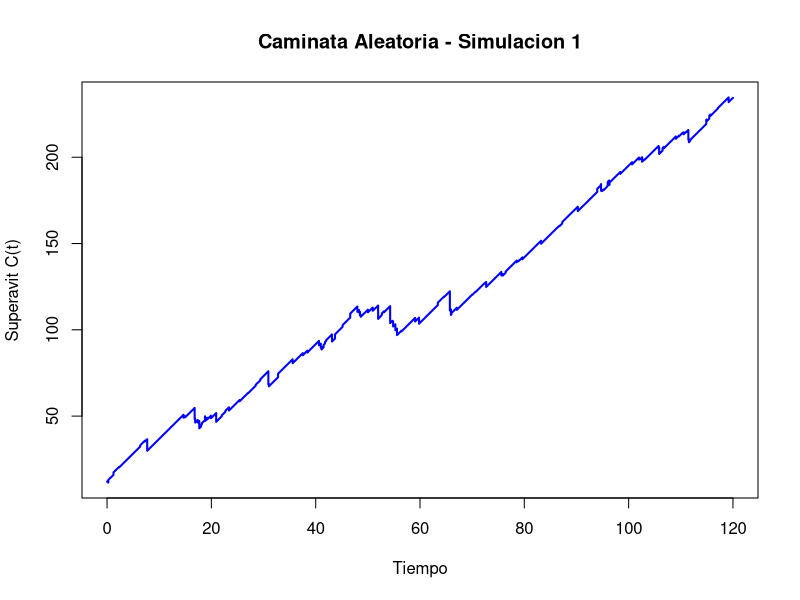
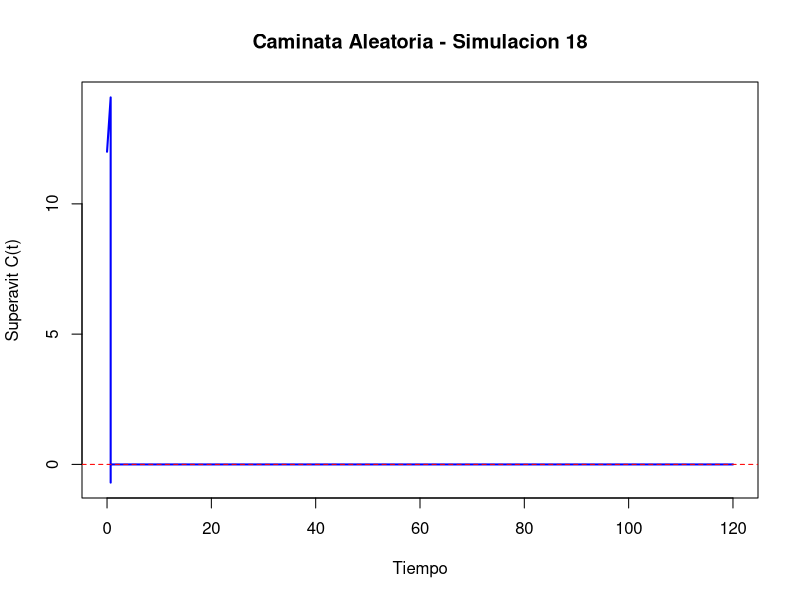

Generate these figures, in order, with R: (Note: a time limit stopped this script after it produced the figures.)
set.seed(89)  # para reproducibilidad

### MODELO ###

# PARTE II: Explorar diferentes procesos de frecuencia
# Log-normal (Proceso de Renovacion)

## Parametros generales del modelo
u <- 12 # capital inicial
c <- 3 # tasa de ingreso de primas por unidad de tiempo
Tmax <- 120 # tiempo total a simular
nsim <- 10000 # Numero de simulaciones para Monte Carlo

## Parametros de frecuencia
# Parametros de la distribucion de arribos de siniestros (Log-normal)
mu <- 0.011
sigma <- 1
# Parametros de la distribucion de arribos de inyecciones (Exponencial)
lambda <- 0.3

## Parametros de tamano
# Parametros de la distribucion de tamanos de siniestros (Exponencial)
lambda_2 <- 0.5
# Parametros de la distribucion de tamanos de inyecciones (Gamma)
alpha <- 2
sigma_2 <- 0.6

### Monte Carlo ###

## Condiciones iniciales
contador_ruinas <- 0 # Contador de ruinas
contador_no_ruinas <- 0 # Contador de no-ruinas
tiempos_ruina <- numeric() # Tiempos de ruinas
utilidades <- numeric(nsim) # Utilidades
graficado_ruina <- FALSE
graficado_no_ruina <- FALSE

## Simulaciones
for (i in 1:nsim) {
  
  ## Tiempos de arribo de los siniestros
  arribos_brutos_sin <- cumsum(rlnorm(n = Tmax * 2 / exp(mu + 0.5 * sigma^2), 
                                      meanlog = mu, sdlog = sigma))
  if (tail(arribos_brutos_sin, 1) < Tmax) {
    warning("No se generaron suficientes eventos para cubrir hasta Tmax. Aumentar n.")
  }
  arribos_sin <- arribos_brutos_sin[arribos_brutos_sin <= Tmax]
  n_sin <- length(arribos_sin)
  
  ## Tiempos de arribo de las inyecciones
  arribos_brutos_iny <- cumsum(rexp(n = Tmax * lambda * 2, rate = lambda))
  if (tail(arribos_brutos_iny, 1) < Tmax) {
    warning("No se generaron suficientes eventos para cubrir hasta Tmax. Aumentar n.")
  }
  arribos_iny <- arribos_brutos_iny[arribos_brutos_iny <= Tmax]
  n_iny <- length(arribos_iny)
  
  ## Tamanos de los siniestros
  siniestros <- rexp(n_sin, rate = lambda_2)
  
  ## Tamanos de las inyecciones
  inyecciones <- rgamma(n_iny, shape = alpha, scale = sigma_2)
  
  ### PROCESO DE SUPERAVIT ###
  
  ## Malla temporal
  malla_temp <- seq(0, Tmax, by = 0.001)
  Ct <- numeric(length(malla_temp))
  sin_index <- 1
  acumulados_sin <- 0
  iny_index <- 1
  acumulados_iny <- 0
  ruina_ocurrida <- FALSE
  tiempo_ruina <- NA
  
  for (j in seq_along(malla_temp)) {
    t <- malla_temp[j]
    
    ## Suma siniestros que ya ocurrieron hasta t
    while (sin_index <= n_sin && arribos_sin[sin_index] <= t) {
      acumulados_sin <- acumulados_sin + siniestros[sin_index]
      sin_index <- sin_index + 1
    }
    
    ## Suma inyecciones que ya ocurrieron hasta t
    while (iny_index <= n_iny && arribos_iny[iny_index] <= t) {
      acumulados_iny <- acumulados_iny + inyecciones[iny_index]
      iny_index <- iny_index + 1
    }
    
    ## Calculamos el superavit
    Ct[j] <- u + c * t - acumulados_sin + acumulados_iny
    
    ## Verificamos si hubo ruina
    if (!ruina_ocurrida && Ct[j] < 0) {
      ruina_ocurrida <- TRUE
      tiempo_ruina <- t
      break  # podemos salir del bucle si ya hay ruina
    }
  }
  
  ## Calculamos las utilidades (si hubo)
  t_final <- if (ruina_ocurrida) tiempo_ruina else Tmax # Tiempo final efectivo
  prima_total <- c * t_final # Prima acumulada hasta ese momento
  utilidades[i] <- prima_total - acumulados_sin # Utilidad (no incluye inyecciones, solo primas - siniestros)
  
  ## Almacenamos los datos de ruina (si hubo) o no-ruina
  if (ruina_ocurrida) {
    contador_ruinas <- contador_ruinas + 1
    tiempos_ruina <- c(tiempos_ruina, tiempo_ruina)
  }
  if (!ruina_ocurrida) {
    contador_no_ruinas <- contador_no_ruinas + 1
  }
  
  ## Graficamos la primera no-ruina
  if (!ruina_ocurrida && !graficado_no_ruina) {
    plot(malla_temp, Ct, type = "l", lwd = 2, col = "blue",
         xlab = "Tiempo", ylab = "Superavit C(t)",
         main = paste0("Caminata Aleatoria - Simulacion ", i))
    abline(h = 0, col = "red", lty = 2)
    graficado_no_ruina <- TRUE
  }
  
  ## Graficamos la primera ruina
  if (ruina_ocurrida && !graficado_ruina) {
    plot(malla_temp, Ct, type = "l", lwd = 2, col = "blue",
         xlab = "Tiempo", ylab = "Superavit C(t)",
         main = paste0("Caminata Aleatoria - Simulacion ", i))
    abline(h = 0, col = "red", lty = 2)
    graficado_ruina <- TRUE
  }
}

### Resultados ###

## Calculamos los resultados de las simulaciones Monte Carlo
prob_ruina <- contador_ruinas / nsim
tiempo_prom_ruina <- ifelse(length(tiempos_ruina) > 0, mean(tiempos_ruina), NA)

## Calculamos el Intervalo de confianza
z <- 1.96  # valor z para 95%
se <- sqrt(prob_ruina * (1 - prob_ruina) / nsim)  # error estandar
ic_inf <- prob_ruina - z * se
ic_sup <- prob_ruina + z * se
# Nota: 90% z = 1.645, 95% z = 1.96, 99% z = 2.576

### Resumen ###

## Cuadro Resumen
cat("Probabilidad estimada de ruina:", round(prob_ruina, 4), "\n")
cat("Intervalo de confianza al 95%: [", round(ic_inf, 4), ",", round(ic_sup, 4), "]\n")
cat("Tiempo promedio hasta la ruina (condicionado):", round(tiempo_prom_ruina, 4), "\n")
cat("Utilidad promedio:", round(mean(utilidades), 4), "\n")

## Graficas Resumen
if (length(tiempos_ruina) > 0) {
  hist(tiempos_ruina, breaks = 50, col = "lightblue",
       main = "Distribucion de los tiempos de ruina",
       xlab = "Tiempo de ruina", ylab = "Frecuencia")
}

hist(utilidades, breaks = 50, col = "lightgreen",
     main = "Distribucion de la utilidad (prima - siniestros)",
     xlab = "Utilidad", ylab = "Frecuencia")
